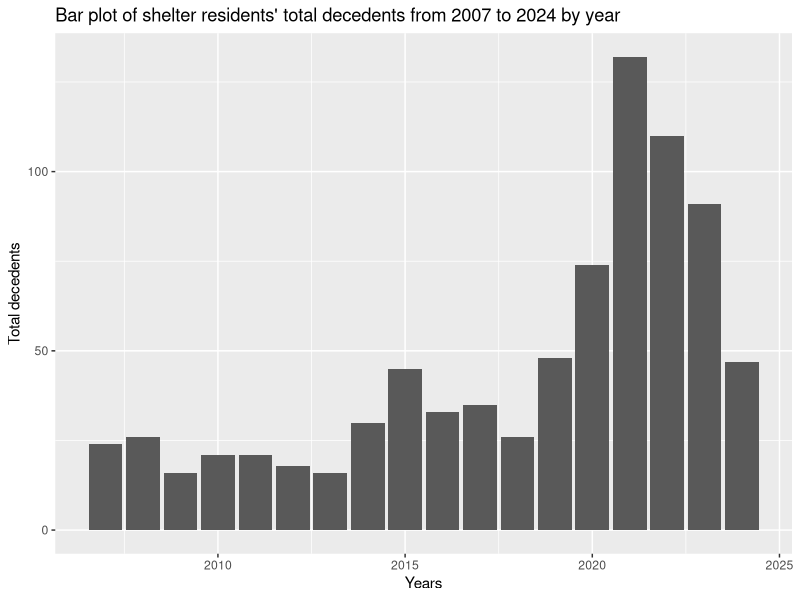
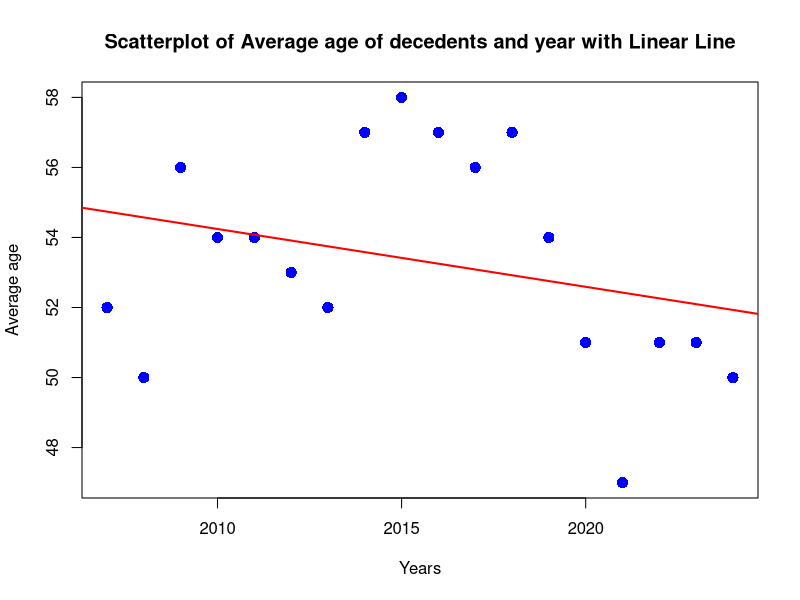

Generate these figures, in order, with R:
## ---- chunk 1
#| include: false
#| warning: false
#| message: false

library(tidyverse)
library(knitr)
## ---- chunk 2
#| label: fig-data
#| fig-cap: Data of total decedents each year
#| echo: false
#| message: false
data <- read_csv(here::here("data/analysis_data/analysis_data.csv"))
knitr::kable(data)
## ---- chunk 3
#| label: fig-graph1
#| fig-cap: Barplot of Total decedents each year
#| fig-width: 10
#| echo: false
#| message: false
data |> 
  ggplot(aes(x = year, y = total_decedents)) +
  geom_bar(stat="identity") +
  ggtitle("Bar plot of shelter residents' total decedents from 2007 to 2024 by year") +
  xlab("Years") + ylab("Total decedents")


## ---- chunk 4
#| label: fig-graph2
#| fig-cap: Scatter plot of average age of death and years
#| fig-width: 10
#| echo: false
#| message: false
#| warning: false

plot(data$year, data$average_age_of_death_all_decedents,
     main = "Scatterplot of Average age of decedents and year with Linear Line", 
     xlab = "Years", 
     ylab = "Average age", 
     pch = 16, 
     col = "blue", 
     cex = 1.5)

abline(lm(data$average_age_of_death_all_decedents ~ data$year), col="red", lwd = 2)

lm(data$average_age_of_death_all_decedents ~ data$year)
